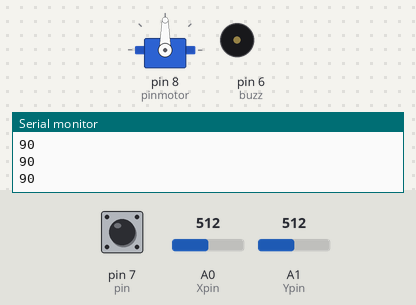
The sketch below on a simulated Arduino Uno, built with avr-gcc and run on an emulated ATmega328P. Shown: servo, buzzer (waves = sounding, pin HIGH), the last lines printed to the serial monitor. The test bench sets the inputs (shaded band); at power-on: A0 (Xpin) = 512, pin 7 (pin) HIGH, A1 (Ypin) = 512.

Above: at 1.2 s.
1.3 s: A0 (Xpin) set to 716
At 2.5 s:
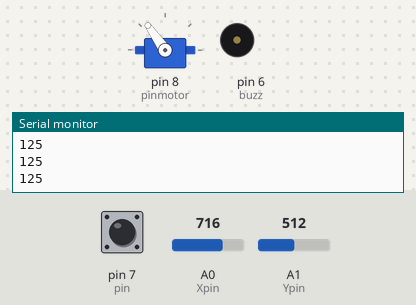
2.8 s: pin 7 (pin) pulled LOW for 0.15 s
At 2.87 s:
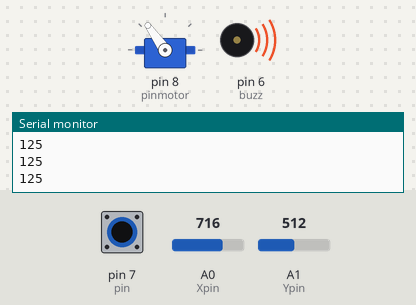
4.4 s: A0 (Xpin) set to 900
At 4.7 s:
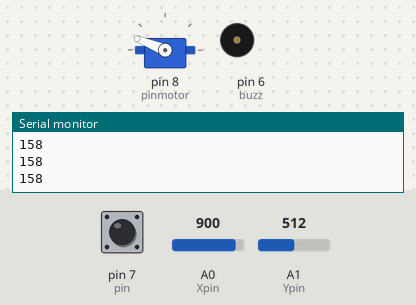
5.9 s: pin 7 (pin) pulled LOW for 1 s
At 6.7 s:
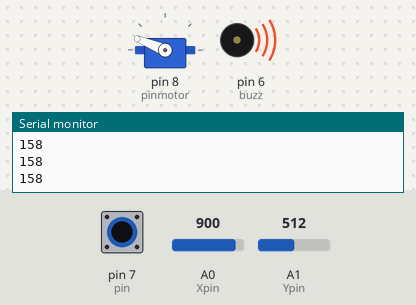
8.4 s: A0 (Xpin) set to 1023
At 8.9 s:
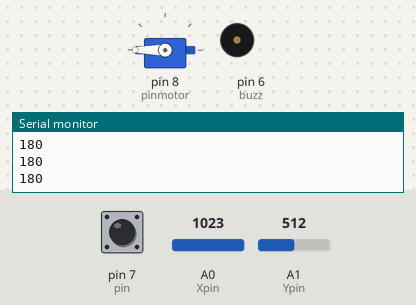
9.9 s: pin 7 (pin) pulled LOW for 0.15 s
At 9.97 s:
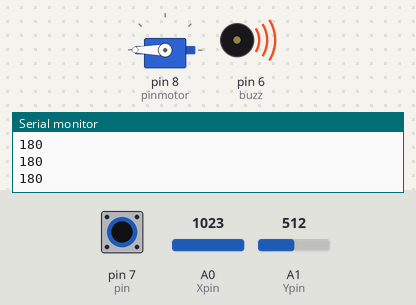
Timing chart, 0 to 12.5 s (numbered marks = the images above; inputs shaded):
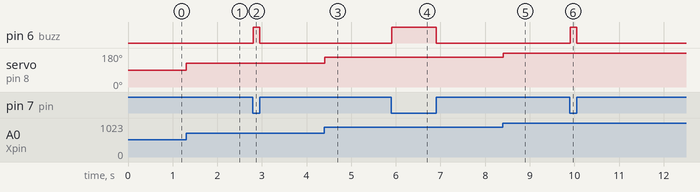

Measured:
- after the input at 1.3 s, servo on pin 8 (pinmotor): 90° → 125° at once
- after the input at 2.8 s, pin 6 (buzz): LOW → HIGH at once, → LOW 0.15 s later
- after the input at 4.4 s, servo on pin 8 (pinmotor): 125° → 158° at once
- after the input at 5.9 s, pin 6 (buzz): LOW → HIGH at once, → LOW 1.0 s later
- after the input at 8.4 s, servo on pin 8 (pinmotor): 158° → 180° at once
- after the input at 9.9 s, pin 6 (buzz): LOW → HIGH at once, → LOW 0.15 s later

The sketch:

movimiento_servo_joystick.ino
```cpp
#include <Servo.h>
Servo motor;
int pinmotor = 8;
int Xpin = A0;
int Ypin = A1;
int pin = 7;
int buzz = 6;
int xVal;
int yVal;
int valorpin;
int datosmotor;
void setup() {
  // put your setup code here, to run once:
  pinMode(Xpin, INPUT);
  pinMode(Ypin, INPUT);
  pinMode(pin, INPUT_PULLUP);
  pinMode(buzz, OUTPUT);
  motor.attach(pinmotor);
  Serial.begin(9600);
}
void loop() {
  // put your main code here, to run repeatedly:
  xVal = analogRead(Xpin);
  yVal = analogRead(Ypin);
  valorpin = digitalRead(pin);
  ruid(); //buzzer
  datosmotor = map(xVal,0,1023,0,180);
  Serial.println(datosmotor);
  motor.write(datosmotor);
  delay(10);
}
void ruid() {
  int valor = digitalRead(pin);
  if (valor == 0) {
    digitalWrite(buzz, HIGH);
  } else {
    digitalWrite(buzz, LOW);
  }
}
```
